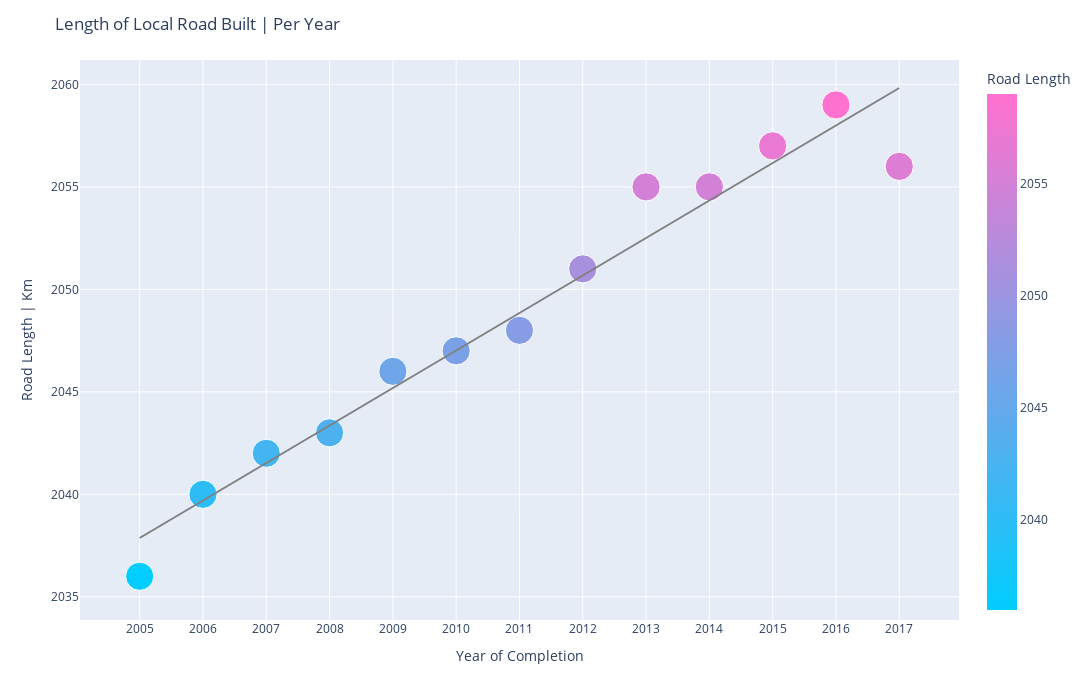

The cell this chart's notebook holds for it:
### Markdown cell above
## Analysis 6

### Code cell
fig = px.scatter(local_road, x="Year", y="Road Length", color='Road Length',color_continuous_scale=[[0.0, '#01cdfe'], [1.0, '#ff71ce']],size='Road Length',opacity=1,trendline="ols", trendline_color_override="grey")
fig.update_layout(height=700,width=1600)
fig.update_layout\
    (
        title='Length of Local Road Built | Per Year',
        xaxis=dict(
            tickmode='linear'),
        yaxis_title = "Road Length | Km",
        xaxis_title = "Year of Completion"

    )
fig.update_layout(hovermode="x")

fig.show()

### Figure 1 — Plotly figure (JSON) as saved in the notebook; plotly's stock layout.template omitted (floating-point values rounded to 4 significant figures)
{"data": [{"hovertemplate": "Year=%{x}<br>Road Length=%{marker.color}<extra></extra>", "legendgroup": "", "marker": {"color": [2036, 2040, 2042, 2043, 2046, 2047, 2048, 2051, 2055, 2055, 2057, 2059, 2056], "coloraxis": "coloraxis", "opacity": 1, "size": [2036, 2040, 2042, 2043, 2046, 2047, 2048, 2051, 2055, 2055, 2057, 2059, 2056], "sizemode": "area", "sizeref": 5.147, "symbol": "circle"}, "mode": "markers", "name": "", "orientation": "v", "showlegend": false, "type": "scatter", "x": [2005, 2006, 2007, 2008, 2009, 2010, 2011, 2012, 2013, 2014, 2015, 2016, 2017], "xaxis": "x", "y": [2036, 2040, 2042, 2043, 2046, 2047, 2048, 2051, 2055, 2055, 2057, 2059, 2056], "yaxis": "y"}, {"hovertemplate": "<b>OLS trendline</b><br>Road Length = 1.82967 * Year + -1630.62<br>R<sup>2</sup>=0.955445<br><br>Year=%{x}<br>Road Length=%{y} <b>(trend)</b><extra></extra>", "legendgroup": "", "line": {"color": "grey"}, "marker": {"symbol": "circle"}, "mode": "lines", "name": "", "showlegend": false, "type": "scatter", "x": [2005, 2006, 2007, 2008, 2009, 2010, 2011, 2012, 2013, 2014, 2015, 2016, 2017], "xaxis": "x", "y": [2038.0, 2040.0, 2042.0, 2043.0, 2045.0, 2047.0, 2049.0, 2051.0, 2053.0, 2054.0, 2056.0, 2058.0, 2060.0], "yaxis": "y"}], "layout": {"coloraxis": {"colorbar": {"title": {"text": "Road Length"}}, "colorscale": [[0.0, "#01cdfe"], [1.0, "#ff71ce"]]}, "height": 700, "hovermode": "x", "legend": {"itemsizing": "constant", "tracegroupgap": 0}, "margin": {"t": 60}, "title": {"text": "Length of Local Road Built | Per Year"}, "width": 1600, "xaxis": {"anchor": "y", "domain": [0.0, 1.0], "tickmode": "linear", "title": {"text": "Year of Completion"}}, "yaxis": {"anchor": "x", "domain": [0.0, 1.0], "title": {"text": "Road Length | Km"}}}}
